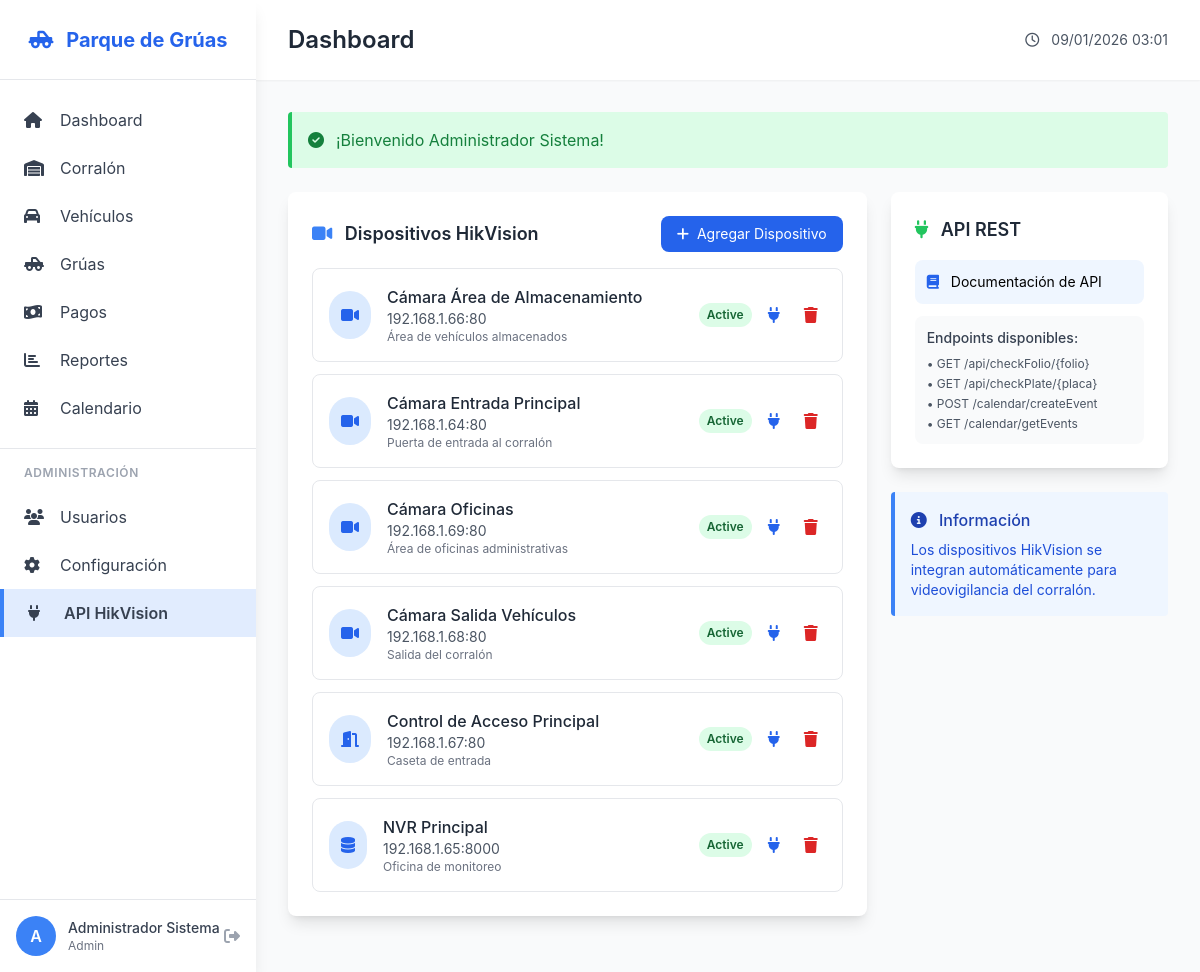
Page /api (signed in) on the committed database.
### tables this page shows
CREATE TABLE IF NOT EXISTS hikvision_devices (
    id INT AUTO_INCREMENT PRIMARY KEY,
    device_name VARCHAR(100) NOT NULL,
    device_ip VARCHAR(50) NOT NULL,
    device_port INT DEFAULT 80,
    username VARCHAR(50) NOT NULL,
    password VARCHAR(255) NOT NULL,
    device_type ENUM('camera', 'dvr', 'nvr', 'access_control') DEFAULT 'camera',
    location VARCHAR(100),
    status ENUM('active', 'inactive', 'error') DEFAULT 'active',
    last_connection DATETIME,
    notes TEXT,
    created_at TIMESTAMP DEFAULT CURRENT_TIMESTAMP,
    updated_at TIMESTAMP DEFAULT CURRENT_TIMESTAMP ON UPDATE CURRENT_TIMESTAMP
);

### app/controllers/ApiController.php (called while the page is built, shortened)
<?php
class ApiController extends Controller {
    public function index() {
        $db = Database::getInstance()->getConnection();
        $stmt = $db->query("SELECT * FROM hikvision_devices ORDER BY device_name");
        $devices = $stmt->fetchAll();
        require_once __DIR__ . '/../views/api/index.php';
        require_once __DIR__ . '/../views/layouts/main.php';
    }
}

### config/Router.php (called while the page is built, shortened)
<?php
class Router {
    private $controller = 'DashboardController';
    private $method = 'index';
    public function __construct() {
        $url = $this->parseUrl();
        $controllerName = ucfirst($url[0]) . 'Controller';
        $controllerPath = __DIR__ . '/../app/controllers/' . $controllerName . '.php';
        if (file_exists($controllerPath)) {
            $this->controller = $controllerName;
            unset($url[0]);
        }
        $this->params = $url ? array_values($url) : [];
        call_user_func_array([$this->controller, $this->method], $this->params);
    }
    private function parseUrl() {
        if (isset($_GET['url'])) {
            $url = rtrim($_GET['url'], '/');
            $url = filter_var($url, FILTER_SANITIZE_URL);
            $url = explode('/', $url);
            return $url;
        }
        return [];
    }
    private function loadController() {
        $this->controller = new $this->controller;
    }
}

### public/index.php (called while the page is built, shortened)
<?php
require_once __DIR__ . '/../config/Router.php';
$router = new Router();

### app/views/api/index.php (the view, shortened to what this page needs)
<div class="grid grid-cols-1 lg:grid-cols-3 gap-6 mb-6">
    <div class="lg:col-span-2">
        <div class="bg-white rounded-lg shadow-lg p-6">
            <div class="flex justify-between items-center mb-4">
                <h3 class="text-lg font-semibold text-gray-800">
                    <i class="fas fa-video text-blue-500 mr-2"></i>
                    Dispositivos HikVision
                </h3>
                <button onclick="showAddDeviceModal()"
                        class="bg-blue-600 text-white px-4 py-2 rounded-lg hover:bg-blue-700 transition text-sm">
                    <i class="fas fa-plus mr-2"></i>Agregar Dispositivo
                </button>
            </div>
            <?php if (empty($devices)): ?>
                <div class="text-center py-8 text-gray-500">
                    <i class="fas fa-video text-5xl mb-3"></i>
                    <p>No hay dispositivos configurados</p>
                    <p class="text-sm">Agregue dispositivos HikVision para monitoreo</p>
                </div>
            <?php else: ?>
                <div class="space-y-3">
                    <?php foreach ($devices as $device): ?>
                        <div class="border border-gray-200 rounded-lg p-4 hover:bg-gray-50 transition">
                            <div class="flex items-center justify-between">
                                <div class="flex items-center flex-1">
                                    <div class="bg-blue-100 rounded-full p-3 mr-4">
                                        <?php
                                        $icons = [
                                            'camera' => 'fa-video',
                                            'dvr' => 'fa-server',
                                            'nvr' => 'fa-database',
                                            'access_control' => 'fa-door-open'
                                        ];
                                        ?>
                                        <i class="fas <?php echo $icons[$device['device_type']] ?? 'fa-video'; ?> text-blue-600"></i>
                                    </div>
                                    <div class="flex-1">
                                        <h4 class="font-medium text-gray-800">
                                            <?php echo htmlspecialchars($device['device_name']); ?>
                                        </h4>
                                        <p class="text-sm text-gray-600">
                                            <?php echo $device['device_ip']; ?>:<?php echo $device['device_port']; ?>
                                        </p>
                                        <p class="text-xs text-gray-500">
                                            <?php echo htmlspecialchars($device['location']); ?>
                                        </p>
                                    </div>
                                </div>
                                <div class="flex items-center gap-2">
                                    <?php
                                    $statusColors = [
                                        'active' => 'bg-green-100 text-green-800',
                                        'inactive' => 'bg-gray-100 text-gray-800',
                                        'error' => 'bg-red-100 text-red-800'
                                    ];
                                    ?>
                                    <span class="px-2 py-1 text-xs font-semibold rounded-full <?php echo $statusColors[$device['status']]; ?>">
                                        <?php echo ucfirst($device['status']); ?>
                                    </span>
                                    <button onclick="testDevice(<?php echo $device['id']; ?>)"
                                            class="text-blue-600 hover:text-blue-800 px-2"
                                            title="Probar conexión">
                                        <i class="fas fa-plug"></i>
                                    </button>
                                    <a href="<?php echo BASE_URL; ?>/api/deleteDevice/<?php echo $device['id']; ?>"
                                       class="text-red-600 hover:text-red-800 px-2"
                                       title="Eliminar"
                                       onclick="return confirm('¿Eliminar este dispositivo?');">
                                        <i class="fas fa-trash"></i>
                                    </a>
                                </div>
                            </div>
                        </div>
                    <?php endforeach; ?>
                </div>
            <?php endif; ?>
        </div>
    </div>
    <div>
        <div class="bg-white rounded-lg shadow-lg p-6 mb-6">
            <h3 class="text-lg font-semibold text-gray-800 mb-4">
                <i class="fas fa-plug text-green-500 mr-2"></i>
                API REST
            </h3>
            <div class="space-y-3 text-sm">
                <a href="<?php echo BASE_URL; ?>/api/docs"
                   class="block p-3 bg-blue-50 rounded-lg hover:bg-blue-100 transition">
                    <i class="fas fa-book text-blue-600 mr-2"></i>
                    Documentación de API
                </a>
                <div class="p-3 bg-gray-50 rounded-lg">
                    <p class="font-medium text-gray-700 mb-2">Endpoints disponibles:</p>
                    <ul class="text-xs text-gray-600 space-y-1">
                        <li>• GET /api/checkFolio/{folio}</li>
                        <li>• GET /api/checkPlate/{placa}</li>
                        <li>• POST /calendar/createEvent</li>
                        <li>• GET /calendar/getEvents</li>
                    </ul>
                </div>
            </div>
        </div>
        <div class="bg-blue-50 border-l-4 border-blue-500 p-4 rounded">
            <h4 class="font-medium text-blue-800 mb-2">
                <i class="fas fa-info-circle mr-2"></i>
                Información
            </h4>
            <p class="text-sm text-blue-700">
                Los dispositivos HikVision se integran automáticamente para videovigilancia del corralón.
            </p>
        </div>
    </div>
</div>

### app/views/layouts/main.php (style rules this page uses)
body { font-family: 'Inter', -apple-system, BlinkMacSystemFont, 'Segoe UI', Roboto, sans-serif; }

### rows in the picture
hikvision_devices: device_name "Cámara Área de Almacenamiento", device_ip "192.168.1.66", device_port "80", location "Área de vehículos almacenados", status "Active"
hikvision_devices: device_name "Cámara Entrada Principal", device_ip "192.168.1.64", device_port "80", location "Puerta de entrada al corralón", status "Active"
hikvision_devices: device_name "Cámara Oficinas", device_ip "192.168.1.69", device_port "80", location "Área de oficinas administrativas", status "Active"
hikvision_devices: device_name "Cámara Salida Vehículos", device_ip "192.168.1.68", device_port "80", location "Salida del corralón", status "Active"
hikvision_devices: device_name "Control de Acceso Principal", device_ip "192.168.1.67", device_port "80", location "Caseta de entrada", status "Active"
hikvision_devices: device_name "NVR Principal", device_ip "192.168.1.65", device_port "8000", location "Oficina de monitoreo", status "Active"

### other values in the picture
substr($_SESSION['full_name'] ?? 'U', 0, 1) "A"
$_SESSION['full_name'] "Administrador Sistema"
$_SESSION['role'] "Admin"
$title "Dashboard"
$_SESSION['success'] "¡Bienvenido Administrador Sistema!"
